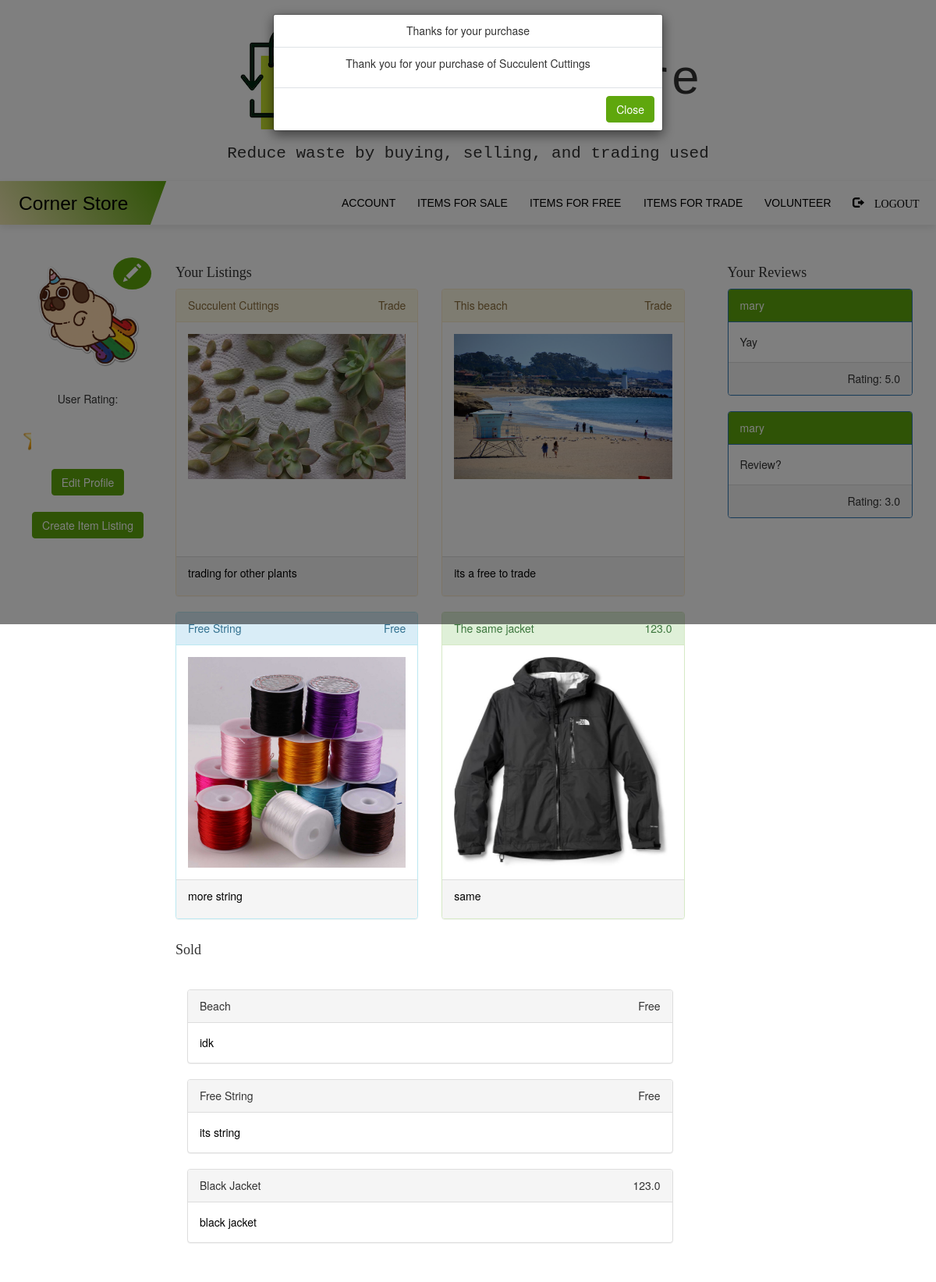
Screenshot of /success/Succulent Cuttings (signed in) with the database file from the repository.
### myapp/models.py (models this page shows, shortened)
class User(UserMixin, db.Model):
    __tablename__ = 'users'
    id = db.Column(db.Integer, primary_key=True)
    username = db.Column(db.String(64), unique=True, index=True)
    email = db.Column(db.String(128), unique=True)
    password = db.Column(db.String(128))
    image_file = db.Column(db.String(20),nullable=False,default='person.jpeg')
    admin = db.Column(db.String(10))
    agency = db.Column(db.String(10))
    verified = db.Column(db.String(10))
    profile = db.relationship('Profile', backref='users', lazy='dynamic')
    listings = db.relationship('Listing', backref='users', lazy='dynamic')
    volunteer = db.relationship('Volunteer', backref='users', lazy='dynamic')
    bevolunteer = db.relationship('BeVolunteer', backref='users', lazy='dynamic')
    report = db.relationship('Report', backref='users', lazy='dynamic')
    review = db.relationship('Review', backref='users', lazy='dynamic')
    rating = db.relationship('Rating', backref='users', lazy='dynamic')

class Listing(db.Model):
    id = db.Column(db.Integer, primary_key=True)
    image_file = db.Column(db.String(20),nullable=False,default='default.jpg')
    name = db.Column(db.String(64))
    description = db.Column(db.String(512))
    location = db.Column(db.Integer)
    agency = db.Column(db.String(128))
    warehouse = db.Column(db.Boolean, default=False)
    free = db.Column(db.Boolean, default=False)
    price = db.Column(db.Float, default=0.00)
    trade = db.Column(db.Boolean, default=False)
    user_id = db.Column(db.Integer, db.ForeignKey('users.id'))
    status = db.Column(db.String, default='For Sale')

class Review(db.Model):
    id = db.Column(db.Integer, primary_key=True)
    rating = db.Column(db.Float)
    name = db.Column(db.String)
    review = db.Column(db.String(256))
    user_id = db.Column(db.Integer, db.ForeignKey('users.id'))

### myapp/routes.py (the view)
@myapp_obj.route('/success/<string:name>')
@login_required
def success(name):
	user_id = current_user.id
	user = current_user
	listings = Listing.query.filter(Listing.user_id==user_id)
	count = Listing.query.filter(Listing.user_id==user_id).count()
	sold = Listing.query.filter(Listing.user_id==user_id and Listing.status=='Sold').count()
	rating = Rating.query.filter(user_id==current_user.id).first()
	a = Review.query.filter(Review.user_id==current_user.id).all()
	return render_template('success.html', name=name, listings=listings, sold=sold, count=count, rating=rating, a=a, user=user)

### myapp/models.py (called while the page is built)
@login.user_loader
def load_user(id):
    return User.query.get(int(id))

### myapp/templates/success.html (shortened to what this page needs)
{% extends "profile.html" %}
{% block text %}
<div class="modal" id="exampleModal" tabindex="-1" role="dialog" aria-labelledby="exampleModalLabel" aria-hidden="true">
  <div class="modal-dialog" role="document">
    <div class="modal-content">
      <div class="modal-header">
        <h5 class="modal-title" id="exampleModalLabel">Thanks for your purchase</h5>
      </div>
      <div class="modal-body">
        <center>
        <p> Thank you for your purchase of {{name}}</p>
        </center>
        </div>
        <div class="modal-footer">
          <a href='/profile'><button type="button" class="btn btn-primary" data-dismiss="modal">Close</button></a>
          </div>
        </div>
  </div>
</div>
{% endblock %}

### myapp/templates/profile.html (shortened to what this page needs)
{% extends "base.html" %}
{% block content %}
<br><br>
<div class="container rounded bg-white mt-2 mb-2">
    <div class="row">
        <div class="col-md-2 border-right">
            <div class="d-flex flex-column align-items-center text-center p-3 py-5">
                <img class="rounded-circle mt-5" width="150px" src="/static/profile_pics/{{ user.image_file}}">
                <div class='edit-button' style='position: absolute;
                top: 0px;
                left: 130px;
                font-size: 30px;
                 color: lightblue;
                 border-radius: 50%;
                 background-color:#5fa70d'>
                <a href='/editpic'><button type="button" class="btn btn-link"><span ><span class="glyphicon glyphicon glyphicon-pencil" style="font-size: 23px; color:white"></span></span></button></a>
              </div>
                <br> <center><strong></strong>
                <br><span> User Rating: <br><br></span></center>
                {% if rating.rating %}<span class="stars">{{rating.rating}}</span>
                {% else %}
                <p>No Ratings</p>
                {% endif %}
<br><br>
                <span><a href="/editprofile"> <button type="button" class="btn btn-primary">Edit Profile</button> </a></span><br><br>
                <span><a href="/createlisting"><button type="button" class="btn btn-primary">Create Item Listing</button></a></span>
            </div>
        </div>
        <div class="col-md-7 border-right">
            <div class="p-3 py-5">
                <h4 style='font-family: Monaco;'>Your Listings</h4>
                <div class="row mt-7">
                  {% if count > 0 %}
                    {% for i in listings %}
                    {% if i.status == 'For Sale' %}
                    <div class="col-sm-6">
                        <a href="/managelistings/{{i.id}}">
                          {% if i.price > 0.0 %}
                              <div class="panel panel-success">
                                  <div class="panel-heading">{{ i.name }}<span style="float:right;">{{ i.price }}</span></div>
                                  <div class="panel-body" style="height:300px;overflow-y: scroll;"><img src="/static/listing_pics/{{i.image_file}}" class="img-responsive" style="width:100%" alt="Image"></div>
                                  <div class="panel-footer" style="height: 50px;overflow-y: scroll;">{{ i.description }}</div>
                            </div>
                            {% elif i.free %}
                            <div class="panel panel-info">
                                <div class="panel-heading">{{ i.name }}<span style="float:right;">Free</span></div>
                                <div class="panel-body" style="height:300px;overflow-y: scroll;"><img src="/static/listing_pics/{{i.image_file}}" class="img-responsive" style="width:100%" alt="Image"></div>
                                <div class="panel-footer" style="height: 50px;overflow-y: scroll;">{{ i.description }}</div>
                          </div>
                          {% else %}
                          <div class="panel panel-warning">
                              <div class="panel-heading">{{ i.name }}<span style="float:right;">Trade</span></div>
                              <div class="panel-body" style="height:300px;overflow-y: scroll;"><img src="/static/listing_pics/{{i.image_file}}" class="img-responsive" style="width:100%" alt="Image"></div>
                              <div class="panel-footer" style="height: 50px;overflow-y: scroll;">{{ i.description }}</div>
                        </div>
                        {% endif %}
                      </div>
                        {% endif %}
                        {% endfor %}
                      </div>
                    {% else %}
                    <div class='well'>
                    <p> None </p>
                  </div>
                    {% endif %}
                  </div>
                    <h4 style='font-family: Monaco;'>Sold</h4>
                    <div class="row mt-2" style="padding:30px">
                    {% if sold > 0 %}
                    {% for i in listings %}
                        {% if i.status == 'Sold' %}
                        <a href="/managelistings/{{i.id}}">
                        <div class="panel panel-default">
                          <div class="panel-heading">
                            {{i.name }}
                        <span style="float:right;">
                            {% if i.price==0.00 %}
                                Free
                            {% else %}
                                {{i.price }}
                            {% endif %}
                            </span>
                          </div>
                          <div class="panel-body">
                            {{ i.description }} </div>
                        </div>
                    </a>
                        {% endif %}
                    {% endfor %}
                    {% else %}
                    <div class='well'>
                    <p> None </p>
                  </div>
                    {% endif %}
                </div>
        </div>
<div class="col-md-3 border-left" style="padding-left:40px">
  <h4 style='font-family: Monaco;'>Your Reviews</h4>
<div class="plzwork" style="overflow-y:auto; height:500px">
  {% for x in a %}
  <div class="p-3 py-5">
    <div class="panel panel-primary">
      <div class="panel-heading" style="background-color:#5fa70d">{{ x.name }}</div>
      <div class="panel-body">{{x.review}}</div>
      <div class="panel-footer" style="text-align:right; backgroud-color:white;">Rating: {{ x.rating }}</div>
</div>
</div>
{% endfor %}
</div>
</div>
</div>
</div>
</div>
{% block text %}
{% endblock %}
{% endblock %}

### myapp/static/nav.css (style rules this page uses)
button { background: none; box-shadow: none; border: none; cursor: pointer; }
html { scroll-behavior: smooth; }
body { line-height: 1.5em; padding: 0; margin: 0; }
a:link, a:visited, a:active { text-decoration: none; color: black; }
.btn-primary { color: #fff; background-color: #5fa70d; border-color: #5fa70d; }
.modal { position: fixed; top: 0; left: 0; z-index: 1055; display: none; width: 100%; height: 100%; overflow-x: hidden; overflow-y: auto; outline: 0; }
.modal-dialog { position: relative; width: auto; margin: 0.5rem; pointer-events: none; }
.modal.show .modal-dialog { transform: none; }
.modal-content { position: relative; display: flex; flex-direction: column; width: 100%; pointer-events: auto; background-color: #fff; background-clip: padding-box; border: 1px solid rgba(0, 0, 0, 0.2); border-radius: 0.3rem; outline: 0; }
.modal-header { display: flex; flex-shrink: 0; align-items: center; justify-content: space-between; padding: 1rem 1rem; border-bottom: 1px solid #dee2e6; border-top-left-radius: calc(0.3rem - 1px); border-top-right-radius: calc(0.3rem - 1px); }
.modal-title { margin-bottom: 0; line-height: 1.5; }
.modal-body { position: relative; flex: 1 1 auto; padding: 1rem; }
.modal-footer { display: flex; flex-wrap: wrap; flex-shrink: 0; align-items: center; justify-content: flex-end; padding: 0.75rem; border-top: 1px solid #dee2e6; border-bottom-right-radius: calc(0.3rem - 1px); border-bottom-left-radius: calc(0.3rem - 1px); }
.modal-footer > * { margin: 0.25rem; }
@media (min-width: 576px) { .modal-dialog { max-width: 500px; margin: 1.75rem auto; } }
span.stars, span.stars span { display: block; background: url('images/stars.png') 0 -40px repeat-x; background-color: transparent; width: 10px; height: 16px; }

### myapp/templates/base.html (style rules this page uses)
img { max-width: 100%; max-height: 100%; }

### rows the page displays
User: image_file (picture)
Listing: name "Succulent Cuttings", image_file (picture), description "trading for other plants"
Listing: name "This beach", image_file (picture), description "its a free to trade"
Listing: name "Free String", image_file (picture), description "more string"
Listing: name "The same jacket", price "123.0", image_file (picture), description "same"
Listing: name "Beach", price "Free", description "idk"
Listing: name "Free String", price "Free", description "its string"
Listing: name "Black Jacket", price "123.0", description "black jacket"
Review: name "mary", review "Yay", rating "5.0"
Review: name "mary", review "Review?", rating "3.0"
